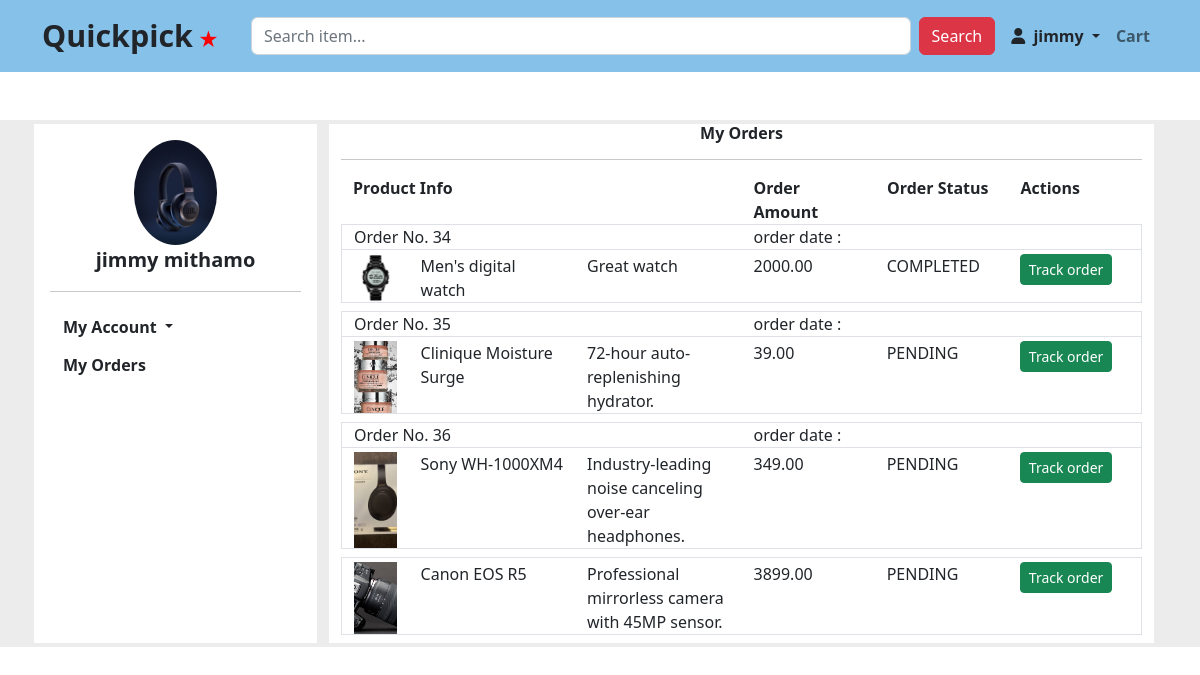
The page /order (signed in) on the database its author committed.
### website/models.py (models this page shows, shortened)
class Profile(models.Model):
    user = models.OneToOneField(User, on_delete=models.CASCADE)
    phone_number = models.CharField(max_length=15, blank=True)
    address = models.CharField(max_length=255, blank=True)

class Order(models.Model):
    ORDER_STATUS_CHOICES = [
        ('RECEIVED', 'Received'),
        ('In transit', 'In transit'),
        ('COMPLETED', 'Completed'),
        ('CANCELED', 'Canceled'),
    ]
    user = models.ForeignKey(User, on_delete=models.CASCADE)
    status = models.CharField(max_length=10, choices=ORDER_STATUS_CHOICES, default='PENDING')
    total_amount = models.DecimalField(max_digits=10, decimal_places=2, default=0)
    address = models.CharField(max_length=255, default="No address provided")
    order_date = models.DateTimeField(default=timezone.now)

class OrderItem(models.Model):
    order = models.ForeignKey(Order, related_name='items', on_delete=models.CASCADE)
    cart_item = models.ForeignKey(CartItem, on_delete=models.CASCADE)
    product = models.ForeignKey(Product, on_delete=models.CASCADE)
    quantity = models.PositiveIntegerField()
    price = models.DecimalField(max_digits=10, decimal_places=2)
    def get_total_price(self):
        return self.quantity * self.price

class Product(models.Model):
    name = models.CharField(max_length=100)
    price = models.IntegerField()
    category = models.CharField(max_length=100)
    description = models.TextField()
    image = models.ImageField(upload_to='products/')

### website/views.py (the view)
# urls.py: path('order',views.orders, name='orders'),
def orders(request):
    user = User.objects.get(id=request.session.get('user_id'))
    orders = Order.objects.filter(user=user)
    order_items = OrderItem.objects.filter(order__in=orders)
    context = {
        'orders': orders,
        'order_items': order_items
    }
    return render(request, 'website/my_orders.html', context)

### website/templates/website/my_orders.html (shortened to what this page needs)
{% extends 'website/account.html' %}
{% load static %}
{% block side_content %}
<div>
    {% if order_items %}
        <h6 class="fw-bold text-center">My Orders</h6>
        <hr>
        <div class="container">
            <div class="row fs-6 fw-bold disabled">
                <div class="col-md-6">Product Info</div>
                <div class="col-md-2">Order Amount</div>
                <div class="col-md-2">Order Status</div>
                <div class="col-md-2">Actions</div>
            </div>
                {% for order in orders %}
                    <div class="row border-bottom-0 border">
                        <div class="col-md-6 ">
                            Order No. {{ order.id }}
                        </div>
                        <div class="col-md-6 ">
                            order date : {{ order.date }}
                        </div>
                    </div>
                    {% for order_item in order_items %}
                    {% if order_item.order_id == order.id %}
                    <div class="row border mb-2">
                        <div class="col-1 mt-1">
                            <img src="{{ order_item.product.image.url }}" class="card-img-top" alt="..." style="height: 100%; width: 100%; object-fit: cover;">
                        </div>
                        <div class="col-5 mt-1">
                            <div class="row">
                                <div class="col-6">{{ order_item.product.name }}</div>
                                <div class="col-6">{{ order_item.product.description }}</div>
                            </div>
                        </div>
                        <div class="col-2 mt-1">{{ order_item.get_total_price }}</div>
                        <div class="col-2 mt-1">{{ order.status }}</div>
                        <div class="col-2 mt-1">
                            <a href=""><div class="btn btn-success btn-sm">Track order</div></a>
                        </div>
                    </div>
                    {% endif %}
                    {% endfor %}
                {% endfor %}
            </div>
    {% endif %}
</div>
{% endblock %}

### website/templates/website/account.html (shortened to what this page needs)
{% extends 'website/base.html' %}
{% load static %}
{% block content %}
<section class="container-fluid h-100 mt-0" style="background-color: rgb(236, 236, 236);">
    <div class="container-md custom-margin container-fluid">
        <div class="row p-1">
            <div class="col-md-3 col-lg-3 bg-white p-3">
                <div class="mb-2" style="width: 100%; position: relative;">
                   <div class="col-12 d-flex flex-row justify-content-center" >
                        <div class="col-4"><img src="{{ user.profile.image.url }}" class="card-img-top " alt="..." style="height: 100%; width: 100%; object-fit: cover; border-radius: 50%;"></div>
                   </div>
                   <div class="col-12 text-center fs-5 fw-bold">{{ user.first_name }} {{ user.last_name }}</div>
                </div>
                <hr>
                <div class="dropdown" id="my_account">
                    <button class="btn fw-bold btn-transparent dropdown-toggle" type="button" id="dropdownMenuButton1" data-bs-toggle="dropdown" aria-expanded="false">
                      My Account
                    </button>
                </div>
                <a href="{% url 'orders' %}">
                    <button class="btn fw-bold btn-transparent">My Orders</button>
                </a>
            </div>
            <div class="col-md-9 col-lg-9" id="content-area">
               <div class="container bg-white h-100 ">
                {% block side_content %}
                {% endblock %}
               </div>
            </div>
        </div>
    </div>
</section>
{% endblock %}

### rows shown on the page
Order: id "34", status "COMPLETED"
OrderItem: product.image (picture), product.name "Men's digital watch", product.description "Great watch", get_total_price "2000.00"
Order: id "35", status "PENDING"
OrderItem: product.image (picture), product.name "Clinique Moisture Surge", product.description "72-hour auto-replenishing hydrator.", get_total_price "39.00"
Order: id "36", status "PENDING"
OrderItem: product.image (picture), product.name "Sony WH-1000XM4", product.description "Industry-leading noise canceling over-ear headphones.", get_total_price "349.00"
OrderItem: product.image (picture), product.name "Canon EOS R5", product.description "Professional mirrorless camera with 45MP sensor.", get_total_price "3899.00"

### other values the page prints
{{ request.session.username }} "jimmy"
{{ user.first_name }} "jimmy"
{{ user.last_name }} "mithamo"
